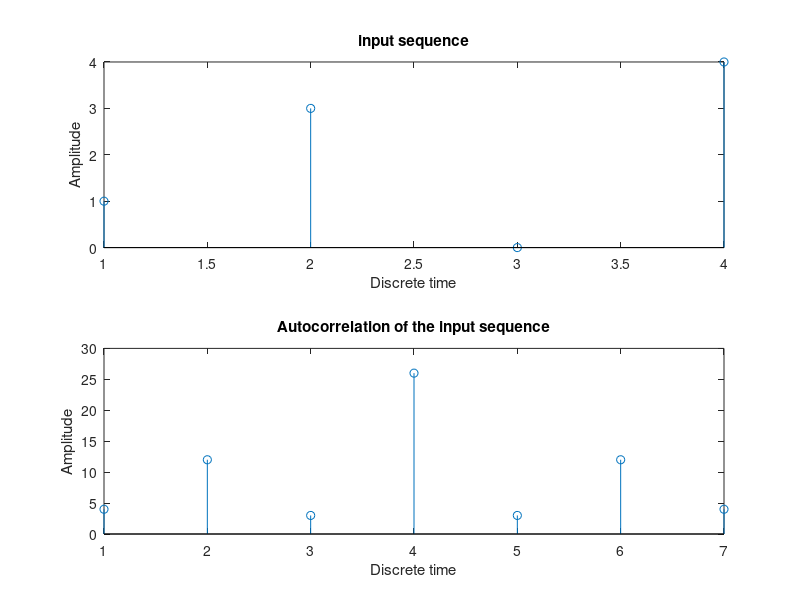

Recreate this plot in MATLAB.
% Program 2.1
% Convolution of two sequences

clc; clear all; close all;
x1=[1 2 0 1];
x2=[2 2 1 1];
y=conv(x1,x2);
disp('the convolution output is');
disp(y);
subplot(3,1,1),stem(x1);
xlabel('Discrete time');
ylabel('Amplitude');
title('first input sequence');
subplot(3,1,2),stem(x2);
xlabel('Discrete time');
ylabel('Amplitude');
title('Second input sequence');
subplot(3,1,3),stem(y);
xlabel('Discrete time');
ylabel('Amplitude');
title('convolution output');

% Program 2.2
% Linear convolution via circular convolution

clc; clear all; close all;
x1=[1 2 3 4 5];
x2=[2 2 0 1 1];
x1e=[x1 zeros(1,length(x2)-1)];
x2e=[x2 zeros(1,length(x1)-1)];
ylin=cconv(x1e,x2e,length(x1e));
disp('linear convolution via circular convolution');
disp('ylin');
y=conv(x1,x2);
disp('Direct convolution');
disp(y);

% Program 2.3
% Linear convolution using DFT

clc; clear all; close all;
x=[1 2];
h=[2 1];
x1=[x zeros(1,length(h)-1)];
h1=[h zeros(1,length(x)-1)];
X=fft(x1);
H=fft(h1);
y=X.*H;
y1=ifft(y);
disp('the linear convolution of the given sequence');
disp(y1);

% Program 2.4
% Circular convolution using DFT based approach

clc; clear all; close all;
x1=[1 2 0 1];
x2=[2 2 1 1];
d4=[1 1 1 1;1 -j -1 j;1 -1 1 -1;1 j -1 -j];
x11=d4*x1';
x21=d4*x2';
X=x11.*x21;
x=conj((d4)*X/4);
disp('circular convolution by using DFT method');
disp(x);
x3=cconv(x1,x2,4);
disp('circular convolution by using time domain method');
disp(x3);

% Program 2.5
% Computation of correlation

x1=[1 3 0 4];
y=xcorr(x1,x1);
subplot(2,1,1);stem(x1);
xlabel('Discrete time');
ylabel('Amplitude');
title('input sequence');
subplot(2,1,2);stem(y);
title('Autocorrelation of the input sequence');
xlabel('Discrete time');
ylabel('Amplitude');
